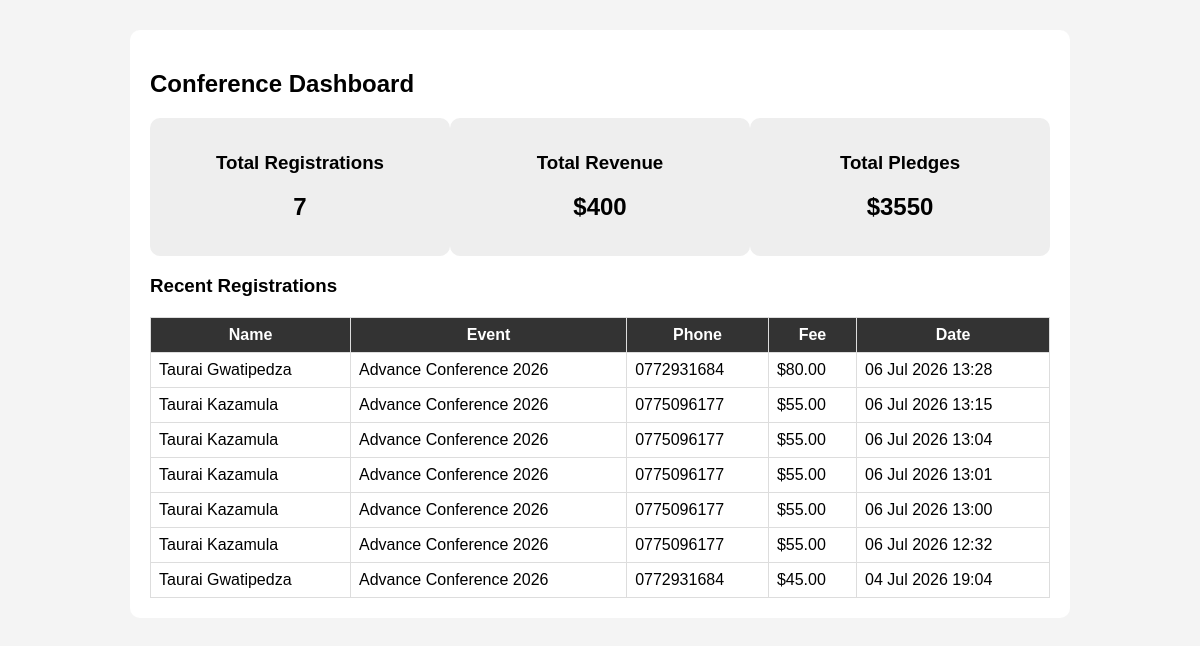
/register/dashboard/, run on an earlier commit of the app's database.
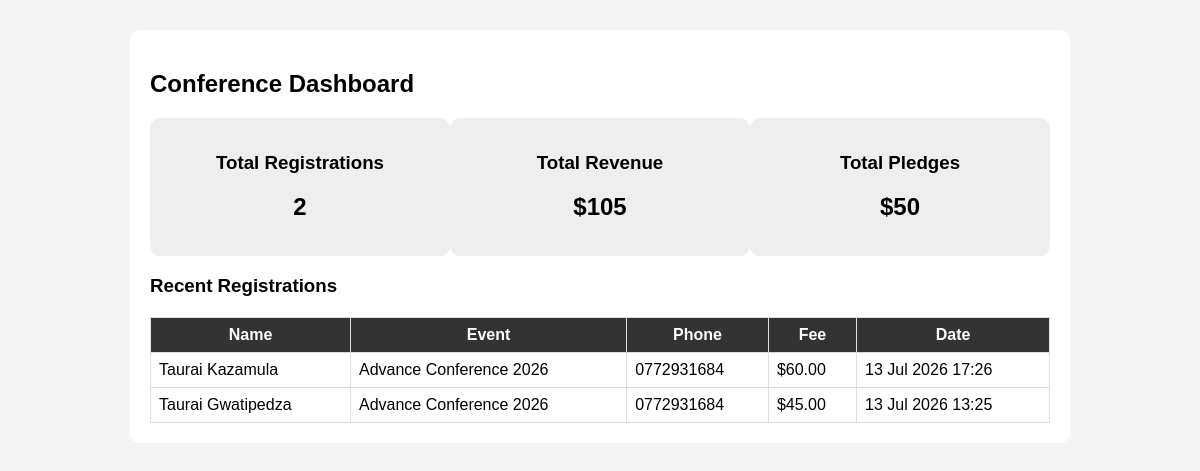
And on a later commit of the database.
### registrations/models.py (models this page shows, shortened)
class Registration(models.Model):
    CATEGORY_CHOICES = [
        ("adult", "Adult ($20)"),
        ("young_generation", "Young Generation ($10)"),
        ("sunday_school", "Sunday School ($5)"),
    ]
    REGISTRATION_TYPES = [
        ("individual", "Individual"),
        ("family", "Family"),
    ]
    GENDER_CHOICES = [
        ("male", "Male"),
        ("female", "Female"),
    ]
    first_name = models.CharField(max_length=100)
    last_name = models.CharField(max_length=100)
    gender = models.CharField(
        max_length=10,
        choices=GENDER_CHOICES,
        default="male",
    )
    email = models.EmailField()
    phone = models.CharField(max_length=20)
    church = models.CharField(max_length=100)
    address = models.CharField(max_length=255)
    event = models.ForeignKey(
        "events.Event",
        on_delete=models.CASCADE,
    )
    registration_number = models.CharField(
        max_length=20,
        unique=True,
        blank=True,
    )
    registration_type = models.CharField(
        max_length=20,
        choices=REGISTRATION_TYPES,
        default="individual",
    )
    category = models.CharField(
        max_length=30,
        choices=CATEGORY_CHOICES,
        default="adult",
    )
    adults = models.PositiveIntegerField(default=0)
    young_generation = models.PositiveIntegerField(default=0)
    sunday_school = models.PositiveIntegerField(default=0)
    pledge = models.DecimalField(
        max_digits=10,
        decimal_places=2,
        default=0,
    )
    registration_fee = models.DecimalField(
        max_digits=10,
        decimal_places=2,
        default=0,
    )
    created_at = models.DateTimeField(default=timezone.now)

### events/models.py (models this page shows, shortened)
class Event(models.Model):
    STATUS_CHOICES = [
        ('Upcoming', 'Upcoming'),
        ('Ongoing', 'Ongoing'),
        ('Completed', 'Completed'),
    ]
    name = models.CharField(max_length=200)
    theme = models.CharField(max_length=300)
    description = models.TextField()
    venue = models.CharField(max_length=250)
    start_date = models.DateField()
    end_date = models.DateField()
    registration_open = models.DateField()
    registration_close = models.DateField()
    registration_fee = models.DecimalField(
        max_digits=10,
        decimal_places=2,
        default=0
    )
    capacity = models.IntegerField(default=0)
    status = models.CharField(
        max_length=20,
        choices=STATUS_CHOICES,
        default='Upcoming'
    )
    is_active = models.BooleanField(default=True)
    created_at = models.DateTimeField(auto_now_add=True)
    updated_at = models.DateTimeField(auto_now=True)

### registrations/views.py (the view)
# urls.py: path('dashboard/', views.dashboard, name='dashboard'),
def dashboard(request):
    registrations = Registration.objects.all().order_by('-created_at')
    total_registrations = registrations.count()
    total_revenue = registrations.aggregate(
        total=Sum('registration_fee')
    )['total'] or 0
    total_pledges = registrations.aggregate(
        total=Sum('pledge')
    )['total'] or 0
    return render(request, "registrations/dashboard.html", {
        "registrations": registrations,
        "total_registrations": total_registrations,
        "total_revenue": total_revenue,
        "total_pledges": total_pledges,
    })

### registrations/templates/registrations/dashboard.html (shortened to what this page needs)
<!DOCTYPE html>
<html>
<head>
</head>
<body>
<div class="container">
    <h2>Conference Dashboard</h2>
    <div class="stats">
        <div class="card">
            <h3>Total Registrations</h3>
            <h2>{{ total_registrations }}</h2>
        </div>
        <div class="card">
            <h3>Total Revenue</h3>
            <h2>${{ total_revenue }}</h2>
        </div>
        <div class="card">
            <h3>Total Pledges</h3>
            <h2>${{ total_pledges }}</h2>
        </div>
    </div>
    <h3>Recent Registrations</h3>
    <table>
        <tr>
            <th>Name</th>
            <th>Event</th>
            <th>Phone</th>
            <th>Fee</th>
            <th>Date</th>
        </tr>
        {% for r in registrations %}
        <tr>
            <td>{{ r.first_name }} {{ r.last_name }}</td>
            <td>{{ r.event.name }}</td>
            <td>{{ r.phone }}</td>
            <td>${{ r.registration_fee }}</td>
            <td>{{ r.created_at|date:"d M Y H:i" }}</td>
        </tr>
        {% endfor %}
    </table>
</div>
</body>
</html>

### registrations/templates/registrations/dashboard.html (style rules this page uses)
body { font-family: Arial; background: #f4f4f4; }
.container { width: 900px; margin: 30px auto; background: white; padding: 20px; border-radius: 10px; }
.stats { display: flex; justify-content: space-between; }
.card { background: #eee; padding: 15px; border-radius: 10px; width: 30%; text-align: center; }
table { width: 100%; margin-top: 20px; border-collapse: collapse; }
table td, table th { border: 1px solid #ddd; padding: 8px; }
table th { background: #333; color: white; }

What changed in the data, as far as the page shows it:
removed Registration: first_name "Taurai", last_name "Gwatipedza", event.name "Advance Conference 2026", phone "0772931684", registration_fee "80.00", created_at "06 Jul 2026 13:28"
removed Registration: first_name "Taurai", last_name "Kazamula", event.name "Advance Conference 2026", phone "0775096177", registration_fee "55.00", created_at "06 Jul 2026 13:15"
removed Registration: first_name "Taurai", last_name "Kazamula", event.name "Advance Conference 2026", phone "0775096177", registration_fee "55.00", created_at "06 Jul 2026 13:04"
removed Registration: first_name "Taurai", last_name "Kazamula", event.name "Advance Conference 2026", phone "0775096177", registration_fee "55.00", created_at "06 Jul 2026 13:01"
removed Registration: first_name "Taurai", last_name "Kazamula", event.name "Advance Conference 2026", phone "0775096177", registration_fee "55.00", created_at "06 Jul 2026 13:00"
removed Registration: first_name "Taurai", last_name "Kazamula", event.name "Advance Conference 2026", phone "0775096177", registration_fee "55.00", created_at "06 Jul 2026 12:32"
removed Registration: first_name "Taurai", last_name "Gwatipedza", event.name "Advance Conference 2026", phone "0772931684", registration_fee "45.00", created_at "04 Jul 2026 19:04"
added Registration: first_name "Taurai", last_name "Kazamula", event.name "Advance Conference 2026", phone "0772931684", registration_fee "60.00", created_at "13 Jul 2026 17:26"
added Registration: first_name "Taurai", last_name "Gwatipedza", event.name "Advance Conference 2026", phone "0772931684", registration_fee "45.00", created_at "13 Jul 2026 13:25"
Also different on the page:
{{ total_registrations }}: "7" → "2"
{{ total_revenue }}: "400" → "105"
{{ total_pledges }}: "3550" → "50"
